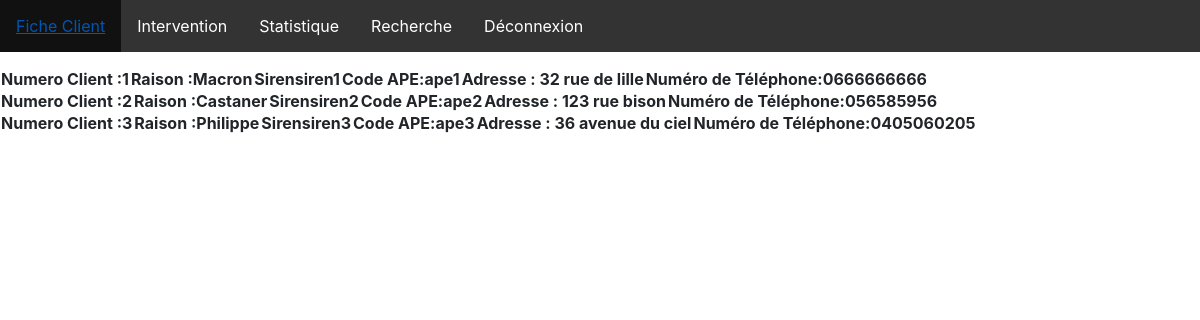
Screenshot of /CLEAN/Panel/Assistant/search.php with the database file from the repository.
### tables this page shows
CREATE TABLE `Client` (
  `Code_Client` int(11) NOT NULL,
  `Raison` varchar(50) NOT NULL,
  `Siren` varchar(50) NOT NULL,
  `Ape` varchar(50) NOT NULL,
  `Adresse` varchar(50) NOT NULL,
  `Num_tel` varchar(50) NOT NULL,
  `Email` varchar(50) NOT NULL,
  `IdAgence` int(11) NOT NULL
);

### CLEAN/Panel/Assistant/search.php (the view, shortened to what this page needs)
<?php
require_once "../../config.php";
?>
    <link href="//maxcdn.bootstrapcdn.com/bootstrap/4.0.0/css/bootstrap.min.css" rel="stylesheet" id="bootstrap-css">
    <link href="https://www.naimo.me/CASHCASH/CSS/style.css" rel="stylesheet">
<body>
<div id="navbar">
    <ul>
        <li><a href="./client.php">Fiche Client</a></a></li>
        <li><a href="./intervention.php">Intervention</a></a></li>
        <li><a href="./statistique.php">Statistique</a></li>
        <li><a href="./recherche.php">Recherche</a></li>
        <li><a href="./logout.php" value="deco">Déconnexion</a></li>
    </ul>
    <div id="stat">
        <?php
        $query = $_GET['query'];
        $sqlu = $conn->query("SELECT * FROM Client
            WHERE (`Code_Client` LIKE '%" . $query . "%') OR (`Code_Client` LIKE '%" . $query . "%')");
        while ($donnees = $sqlu->fetch()) {
            echo "<table>";
            echo "<TH>Numero Client :", "$donnees[Code_Client] </TH>";
            echo "<TH>Raison :", "$donnees[Raison] </TH>";
            echo "<TH>Siren", "$donnees[Siren] </TH>";
            echo "<TH>Code APE:", "$donnees[Ape] </TH>";
            echo "<TH>Adresse :", " $donnees[Adresse] </TH>";
            echo "<TH>Numéro de Téléphone:", "$donnees[Num_tel] </TH>";
            echo "</table>";
        }
        ?>
    </div>
</body>
</html>

### CLEAN/Panel/Assistant/search.php (style rules this page uses)
ul { list-style-type: none; margin: 0; padding: 0; overflow: hidden; background-color: #333; }
li { float: left; }
li a { display: block; color: white; text-align: center; padding: 14px 16px; text-decoration: none; }

### rows the page displays
client: Code_Client "1", Raison "Macron", Siren "siren1", Ape "ape1", Adresse "32 rue de lille", Num_tel "0666666666"
client: Code_Client "2", Raison "Castaner", Siren "siren2", Ape "ape2", Adresse "123 rue bison", Num_tel "056585956"
client: Code_Client "3", Raison "Philippe", Siren "siren3", Ape "ape3", Adresse "36 avenue du ciel", Num_tel "0405060205"
